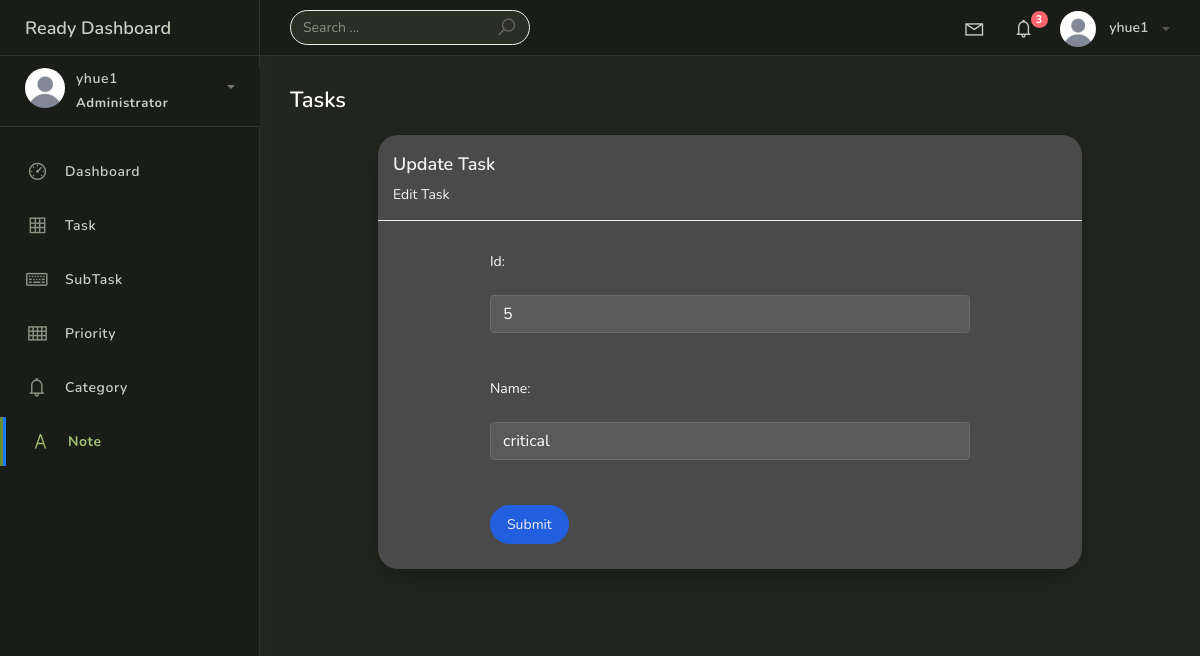
Page /priority_list/5 (signed in) on the earlier database version.
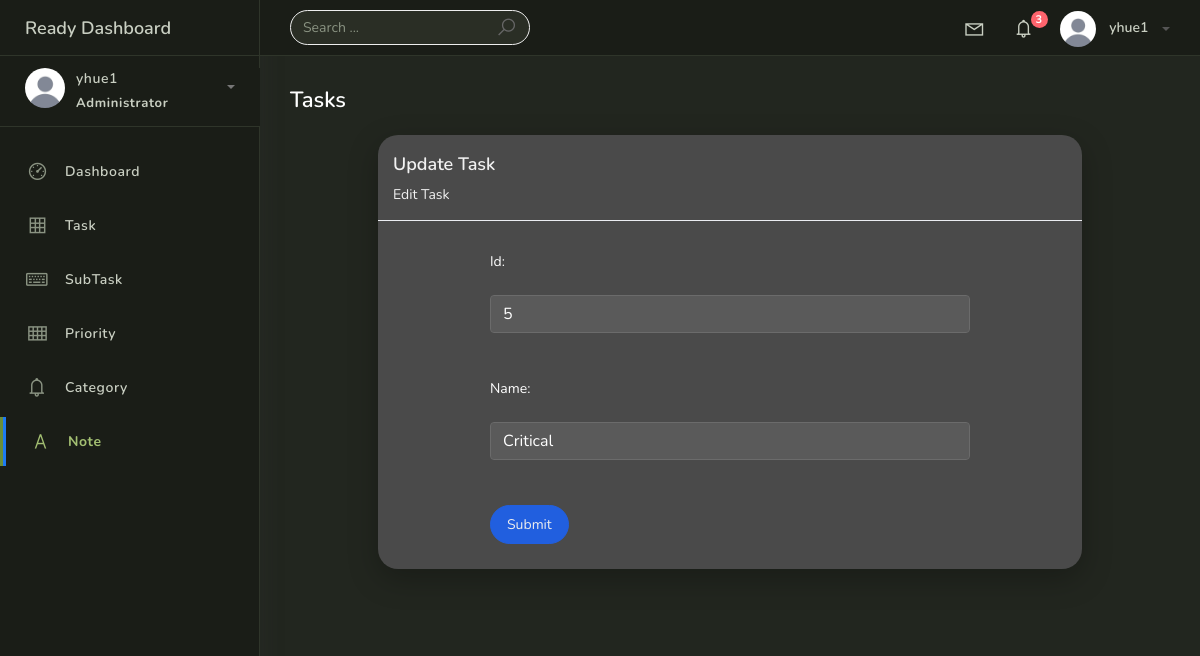
Same page on the later database version.
### hangarinapp/models.py (models this page shows, shortened)
class BaseModel(models.Model):
    created_at = models.DateTimeField(auto_now_add=True, db_index=True)
    updated_at = models.DateTimeField(auto_now_add=True)
    class Meta:
        abstract = True

class Priority(BaseModel):
     id = models.CharField(max_length=20, primary_key=True)
     name = models.CharField(max_length=150)
     class Meta:
          verbose_name = 'Priority'
          verbose_name_plural = 'Priorities'

### hangarinapp/views.py (the view)
# urls.py: path('priority_list/<pk>', PriorityUpdate.as_view(), name='priority-update'),
class PriorityUpdate(LoginRequiredMixin, UpdateView):
    model = Priority
    form_class = PriorityForm
    template_name = 'priority_form.html'
    success_url = reverse_lazy('priority-list')

### hangarinapp/forms.py
class PriorityForm(forms.ModelForm):
    class Meta:
        model = Priority
        fields = "__all__"

### templates/priority_form.html (shortened to what this page needs)
{% extends 'base.html' %}
{% block content %}
<div class="content form-page">
    <div class="container-fluid">
        <h4 class="page-title">Tasks</h4>
        <div class="row">
            <div class="col-md-12">
                <div class="card">
                    <div class="card-header">
                        <div class="card-title">
                            {% if object %}Update Task{% else %}Add New Task{% endif %}
                        </div>
                        <div class="card-category">
                            {% if object %}Edit Task{% else %}Create a new task{% endif %}
                        </div>
                    </div>
                    <div class="card-body">
                        <div class="form-wrap">
                            <form action="" method="post" novalidate>
                                {% include 'includes/form.html' %}
                                <div class="form-group">
                                    <button type="submit" class="btn btn-primary btn-rounded">Submit</button>
                                </div>
                            </form>
                        </div>
                    </div>
                </div>
            </div>
        </div>
    </div>
</div>
{% endblock %}

### templates/includes/form.html (shortened to what this page needs)
{% load widget_tweaks %}
{% for field in form %}
    <div class="field item form-group">
        <label>{{ field.label_tag }}</label>
        <div class="form-group">
            {% render_field field class="form-control" %}
        </div>
    </div>
{% endfor %}

Differences in the rows shown:
changed Priority id 5: name "critical" → "Critical"
